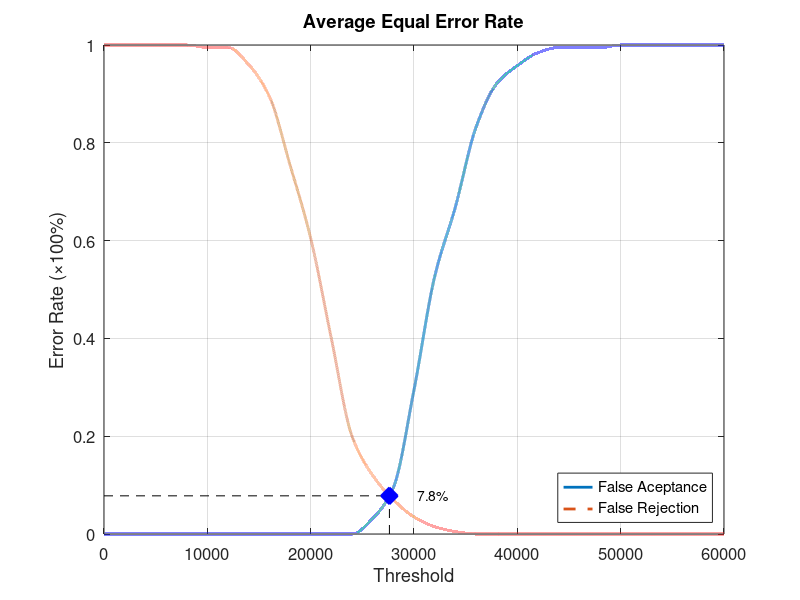
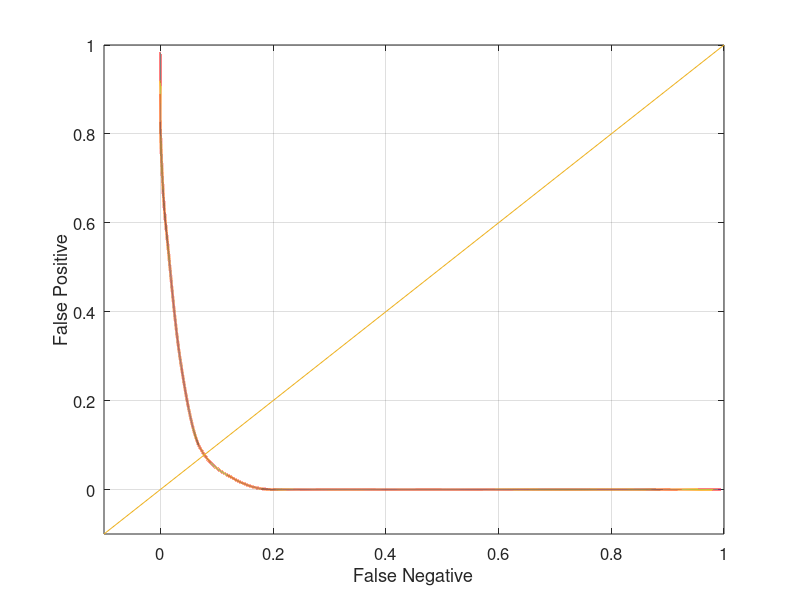

Write the MATLAB code that produced these figures, in order.
function yEER = Database3_3
close all;
clear;
clc;
x = 0:2000:60000;
xq = 0:0.5:60000;

y0 = [0 0 0 0 0 0 0 0 0 0 0 0 0 0.0315789 0.0947368 0.294737 0.526316 0.668421 0.831579 0.921053 0.957895 0.984211 0.994737 0.994737 0.994737 1 1 1 1 1 1];
yy0 = interp1(x, y0, xq, 'pchip');
y1 = [1 1 1 1 1 0.995 0.995 0.96 0.895 0.755 0.605 0.4 0.2 0.12 0.07 0.035 0.015 0.005 0 0 0 0 0 0 0 0 0 0 0 0 0];
yy1 = interp1(x, y1, xq, 'pchip');

% Calculating EER: 
y2 = abs(y0 - y1);
find(y2 == min(y2))
yy2 = abs(yy0 - yy1);
xEER = find(yy2 == min(yy2));
xEERIndex = xq(xEER) % X-axis EER
yEER = yy0(xEER) % Y-axis EER

main = figure
plot(xq, yy0,'-','LineWidth', 2);	hold on
plot(xq, yy1,'--','LineWidth', 2);	hold on
plot([xEERIndex xEERIndex], [0 yEER], 'k--');	hold on
plot([0 xEERIndex], [yEER yEER], 'k--');	hold on
plot(xEERIndex, yEER, 'bx', 'LineWidth', 10);	hold on
text(xEERIndex + 10 * xEERIndex / 100, yEER, [num2str(round((10000 * yEER)) / 100) '%'])
legend('False Aceptance', 'False Rejection', 'Location', 'SouthEast')
xlabel('Threshold')
ylabel('Error Rate (\times100%)')
title('Average Equal Error Rate')
set(gca, 'FontSize', 12)
axis([0 60000 0 1])
grid on

print(main, 'Database3_3Main', '-dpng');
FNRxFPR = figure('Color', [1 1 1]);
plot(yy1, yy0, '-', yy1, yy0, 'LineWidth', 2);
hold on
y = -0.1:0.1:1
plot(y, y); 
set(gca, 'FontSize', 12)
xlabel('False Negative')
ylabel('False Positive')
axis([-0.1 1 -0.1 1])
set(gca, 'FontSize', 12)
grid on

print(FNRxFPR, 'Database3_3FNRxFPR','-dpng');
end
